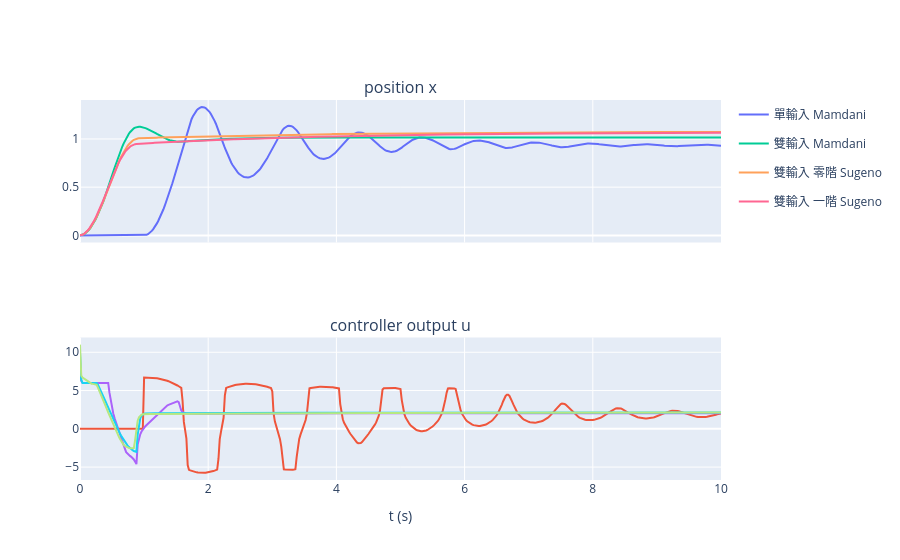

The cell this chart's notebook holds for it:
### Markdown cell above
四個控制器都沒有積分作用，所以穩態不一定剛好是 1：穩態時 ẋ = 0、控制力 F(e, 0) 必須剛好等於彈簧力 k·x。

* 單輸入：穩態 0.933，有約 7% 的穩態誤差，而且峰值約 1.33（只看誤差、沒有阻尼）。
* 雙輸入 Mamdani：e = ė = 0 時只有「零 且 正」這條規則被觸發，輸出是 3（正小的重心），大於維持 x = 1 所需的 2，所以穩態略超過 1（1.016）。
* 零階、一階 Sugeno：穩態 1.075、1.070，響應單調上升、沒有超越。

詳細的分析與規則表見 [MCK 模糊控制（二）](https://yoshiagent.github.io/IntControl/FZ-MCKFuzzy2.html)。

### Code cell
fig = make_subplots(rows=2, cols=1, shared_xaxes=True, subplot_titles=("position x", "controller output u"))
for name, (t, x, u, _) in results.items():
    nm = name.split("（")[0]
    fig.add_scatter(x=ds(t), y=ds(x), mode="lines", name=nm, legendgroup=nm, row=1, col=1)
    fig.add_scatter(x=ds(t), y=ds(u), mode="lines", name=nm, legendgroup=nm, showlegend=False, row=2, col=1)
fig.update_xaxes(title_text="t (s)", row=2, col=1); fig.update_layout(height=560)
fig.show()

### Figure 1 — Plotly figure (JSON) as saved in the notebook; plotly's stock layout.template omitted (floating-point values rounded to 4 significant figures; data arrays with more than 128 entries replaced by an {"elided": "..."} marker saying what was removed)
{"data": [{"legendgroup": "單輸入 Mamdani", "mode": "lines", "name": "單輸入 Mamdani", "type": "scatter", "x": {"elided": "501 float values"}, "xaxis": "x", "y": {"elided": "501 float values"}, "yaxis": "y"}, {"legendgroup": "單輸入 Mamdani", "mode": "lines", "name": "單輸入 Mamdani", "showlegend": false, "type": "scatter", "x": {"elided": "501 float values"}, "xaxis": "x2", "y": {"elided": "501 float values"}, "yaxis": "y2"}, {"legendgroup": "雙輸入 Mamdani", "mode": "lines", "name": "雙輸入 Mamdani", "type": "scatter", "x": {"elided": "501 float values"}, "xaxis": "x", "y": {"elided": "501 float values"}, "yaxis": "y"}, {"legendgroup": "雙輸入 Mamdani", "mode": "lines", "name": "雙輸入 Mamdani", "showlegend": false, "type": "scatter", "x": {"elided": "501 float values"}, "xaxis": "x2", "y": {"elided": "501 float values"}, "yaxis": "y2"}, {"legendgroup": "雙輸入 零階 Sugeno", "mode": "lines", "name": "雙輸入 零階 Sugeno", "type": "scatter", "x": {"elided": "501 float values"}, "xaxis": "x", "y": {"elided": "501 float values"}, "yaxis": "y"}, {"legendgroup": "雙輸入 零階 Sugeno", "mode": "lines", "name": "雙輸入 零階 Sugeno", "showlegend": false, "type": "scatter", "x": {"elided": "501 float values"}, "xaxis": "x2", "y": {"elided": "501 float values"}, "yaxis": "y2"}, {"legendgroup": "雙輸入 一階 Sugeno", "mode": "lines", "name": "雙輸入 一階 Sugeno", "type": "scatter", "x": {"elided": "501 float values"}, "xaxis": "x", "y": {"elided": "501 float values"}, "yaxis": "y"}, {"legendgroup": "雙輸入 一階 Sugeno", "mode": "lines", "name": "雙輸入 一階 Sugeno", "showlegend": false, "type": "scatter", "x": {"elided": "501 float values"}, "xaxis": "x2", "y": {"elided": "501 float values"}, "yaxis": "y2"}], "layout": {"annotations": [{"font": {"size": 16}, "showarrow": false, "text": "position x", "x": 0.5, "xanchor": "center", "xref": "paper", "y": 1.0, "yanchor": "bottom", "yref": "paper"}, {"font": {"size": 16}, "showarrow": false, "text": "controller output u", "x": 0.5, "xanchor": "center", "xref": "paper", "y": 0.375, "yanchor": "bottom", "yref": "paper"}], "height": 560, "xaxis": {"anchor": "y", "domain": [0.0, 1.0], "matches": "x2", "showticklabels": false}, "xaxis2": {"anchor": "y2", "domain": [0.0, 1.0], "title": {"text": "t (s)"}}, "yaxis": {"anchor": "x", "domain": [0.625, 1.0]}, "yaxis2": {"anchor": "x2", "domain": [0.0, 0.375]}}}
